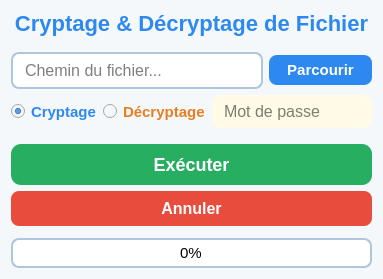
<?xml version="1.0" encoding="UTF-8"?>
<ui version="4.0">
 <class>MainWindow</class>
 <widget class="QWidget" name="MainWindow">
  <property name="windowTitle">
   <string>Crypto safe</string>
  </property>
  <property name="styleSheet">
   <string>
    background-color: #f4f8fb;
    border-radius: 16px;
   </string>
  </property>
  <layout class="QVBoxLayout" name="verticalLayout">
   <item>
    <widget class="QLabel" name="titleLabel">
     <property name="text">
      <string>Cryptage &amp; Décryptage de Fichier</string>
     </property>
     <property name="alignment">
      <set>Qt::AlignCenter</set>
     </property>
     <property name="styleSheet">
      <string>
        font-size: 22px;
        color: #2d89ef;
        font-weight: bold;
        margin-bottom: 10px;
      </string>
     </property>
    </widget>
   </item>
   <item>
    <layout class="QHBoxLayout" name="fileLayout">
     <item>
      <widget class="QLineEdit" name="filePathEdit">
       <property name="placeholderText">
        <string>Chemin du fichier...</string>
       </property>
       <property name="styleSheet">
        <string>
          font-size: 16px;
          padding: 6px 10px;
          border: 2px solid #b0c4de;
          border-radius: 8px;
          background: #fff;
        </string>
       </property>
      </widget>
     </item>
     <item>
      <widget class="QPushButton" name="browseButton">
       <property name="text">
        <string>Parcourir</string>
       </property>
       <property name="styleSheet">
        <string>
          background-color: #2d89ef;
          color: white;
          font-weight: bold;
          font-size: 15px;
          border-radius: 8px;
          padding: 6px 18px;
        </string>
       </property>
      </widget>
     </item>
    </layout>
   </item>
   <item>
    <layout class="QHBoxLayout" name="modeLayout">
     <item>
      <widget class="QRadioButton" name="encryptRadio">
       <property name="text">
        <string>Cryptage</string>
       </property>
       <property name="checked">
        <bool>true</bool>
       </property>
       <property name="styleSheet">
        <string>
          font-size: 15px;
          color: #2d89ef;
          font-weight: bold;
        </string>
       </property>
      </widget>
     </item>
     <item>
      <widget class="QRadioButton" name="decryptRadio">
       <property name="text">
        <string>Décryptage</string>
       </property>
       <property name="styleSheet">
        <string>
          font-size: 15px;
          color: #e67e22;
          font-weight: bold;
        </string>
       </property>
      </widget>
     </item>
     <item>
      <widget class="QLineEdit" name="passwordEdit">
       <property name="placeholderText">
        <string>Mot de passe</string>
       </property>
       <property name="echoMode">
        <enum>QLineEdit::Password</enum>
       </property>
       <property name="styleSheet">
        <string>
          font-size: 16px;
          padding: 6px 10px;
          border: 2px red;
          border-radius: 8px;
          background: #fffbe6;
        </string>
       </property>
      </widget>
     </item>
    </layout>
   </item>
   <item>
    <widget class="QPushButton" name="actionButton">
     <property name="text">
      <string>Exécuter</string>
     </property>
     <property name="styleSheet">
      <string>
        background-color: #27ae60;
        color: white;
        font-weight: bold;
        font-size: 18px;
        border-radius: 10px;
        padding: 10px 0;
        margin-top: 10px;
      </string>
     </property>
    </widget>
   </item>
   <item>
    <widget class="QPushButton" name="cancelButton">
     <property name="text">
      <string>Annuler</string>
     </property>
     <property name="styleSheet">
      <string>
        background-color: #e74c3c;
        color: white;
        font-weight: bold;
        font-size: 16px;
        border-radius: 8px;
        padding: 8px 0;
        margin-bottom: 6px;
      </string>
     </property>
    </widget>
   </item>
   <item>
    <widget class="QProgressBar" name="progressBar">
     <property name="minimum">
      <number>0</number>
     </property>
     <property name="maximum">
      <number>100</number>
     </property>
     <property name="value">
      <number>0</number>
     </property>
     <property name="textVisible">
      <bool>true</bool>
     </property>
     <property name="styleSheet">
      <string>
        QProgressBar {
          border: 2px solid #b0c4de;
          border-radius: 8px;
          text-align: center;
          font-size: 15px;
          background: #fff;
        }
        QProgressBar::chunk {
          background-color: #2d89ef;
          border-radius: 8px;
        }
      </string>
     </property>
    </widget>
   </item>
  </layout>
 </widget>
 <connections>
  <connection>
   <sender>actionButton</sender>
   <signal>clicked()</signal>
   <receiver>MainWindow</receiver>
   <slot>on_actionButton_clicked()</slot>
  </connection>
  <connection>
   <sender>cancelButton</sender>
   <signal>clicked()</signal>
   <receiver>MainWindow</receiver>
   <slot>on_cancelButton_clicked()</slot>
  </connection>
 </connections>
</ui>
